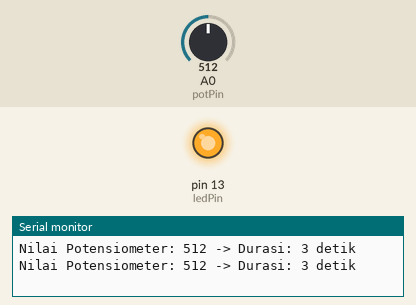
This sketch was run on a simulated Arduino Uno, built with avr-gcc and run on an emulated ATmega328P. On the bench: output pins drawn as LEDs (lit = HIGH), the last lines printed to the serial monitor. The test bench sets the inputs (shaded band); at power-on: A0 (potPin) = 512.

Above: at 4.8 s.
4.9 s: A0 (potPin) set to 195
9.9 s: A0 (potPin) set to 420
At 13.8 s:
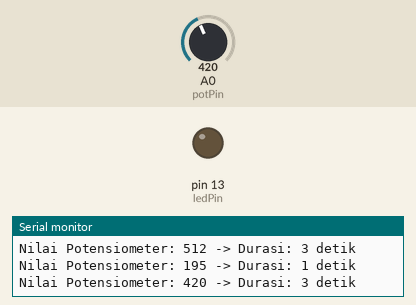
Timing chart, 0 to 19.5 s (numbered marks = the images above; inputs shaded):
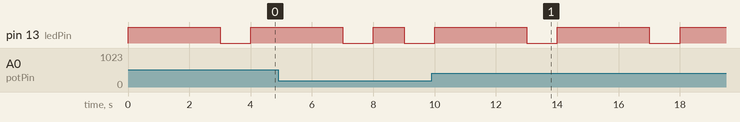

Measured:
- after the input at 9.9 s, pin 13 (ledPin): alternates HIGH for 3.0 s and LOW for 1.0 s, starting after 3.1 s

The sketch:

IF_ELSE.ino
```cpp
int ledPin = 13; // Menentukan pin LED
int potPin = A0; // Pin analog untuk potensiometer

void setup() {
  pinMode(ledPin, OUTPUT); // Set pin LED sebagai OUTPUT
  Serial.begin(9600); // Inisialisasi serial monitor
}

void loop() {
  int potValue = analogRead(potPin); // Membaca nilai dari potensiometer (0 - 1023)

  // Menentukan durasi LED menyala berdasarkan nilai potensiometer
  int delayTime;
  String durationText;

  if (potValue >= 0 && potValue <= 204) {
    delayTime = 1000; // 1 detik
    durationText = "1 detik";
  }
  else if (potValue >= 205 && potValue <= 409) {
    delayTime = 2000; // 2 detik
    durationText = "2 detik";
  }
  else if (potValue >= 410 && potValue <= 614) {
    delayTime = 3000; // 3 detik
    durationText = "3 detik";
  }
  else if (potValue >= 615 && potValue <= 819) {
    delayTime = 4000; // 4 detik
    durationText = "4 detik";
  }
  else if (potValue >= 820 && potValue <= 1023) {
    delayTime = 5000; // 5 detik
    durationText = "5 detik";
  }

  // Menampilkan nilai potensiometer dan durasi di Serial Monitor
  Serial.print("Nilai Potensiometer: ");
  Serial.print(potValue);
  Serial.print(" -> Durasi: ");
  Serial.println(durationText);

  // Menyalakan LED
  digitalWrite(ledPin, HIGH);
  delay(delayTime); // Menunggu sesuai dengan durasi yang ditentukan
  digitalWrite(ledPin, LOW); // Mematikan LED
  delay(1000); // LED mati selama setengah detik sebelum mulai lagi
}
```
